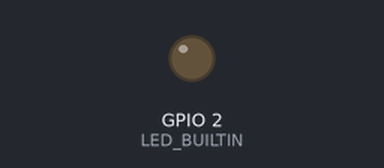
The sketch below on a simulated ESP8266 (NodeMCU). Parts: output pins drawn as LEDs (lit = HIGH, except the on-board LED, lit = LOW). WiFi joins after 1.5 s; servers stay silent unless stated; what the sketch prints to the serial monitor is not drawn.

Above: at 0.3 s.
At 1.6 s:
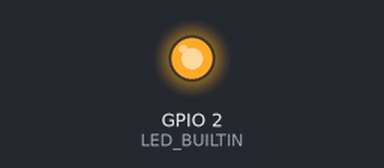
Timing chart, 0 to 3.1 s (numbered marks = the images above):
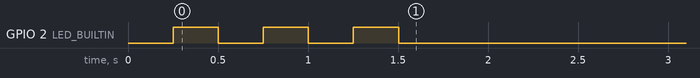

The sketch:

candyServer.ino
```cpp
// This is UDP server which output the letter 'B' on the serial port when receiving a message from UDP port 8888
// This is used to activate a cycle of the candy dispenser.

#include <ESP8266WiFi.h>
#include <WiFiUdp.h>

#ifndef STASSID
#define STASSID "tremrej"
#define STAPSK  "Victor10"
#endif

unsigned int localPort = 8888;      // local port to listen on

// buffers for receiving and sending data
char packetBuffer[UDP_TX_PACKET_MAX_SIZE + 1]; //buffer to hold incoming packet,
char  ReplyBuffer[] = "acknowledged\r\n";       // a string to send back

WiFiUDP Udp;

IPAddress staticIp_g(192, 168, 2, 5);
IPAddress gateway_g(192, 168, 2, 1);
IPAddress subnet_g(255,255,255,0);


void setup()
{
    Serial.begin(115200);
    Serial.println("Candy server v1!");

    pinMode(LED_BUILTIN, OUTPUT);
    digitalWrite(LED_BUILTIN, HIGH);    // turn the LED off by making the voltage LOW

    WiFi.mode(WIFI_STA);
    WiFi.config(staticIp_g, gateway_g, subnet_g);
    WiFi.begin(STASSID, STAPSK);
    while (WiFi.status() != WL_CONNECTED) {
        Serial.print('.');
        digitalWrite(LED_BUILTIN, LOW);
        delay(250);
        digitalWrite(LED_BUILTIN, HIGH);
        delay(250);
    }
    Serial.print("Connected! IP address: ");
    Serial.println(WiFi.localIP());
    Serial.printf("Candy server on port %d\n", localPort);
    Udp.begin(localPort);

    digitalWrite(LED_BUILTIN, LOW);    // turn the LED off by making the voltage LOW
}

void loop() {
    // if there's data available, read a packet
    int packetSize = Udp.parsePacket();
    if (packetSize) {
        // read the packet into packetBufffer
        int n = Udp.read(packetBuffer, UDP_TX_PACKET_MAX_SIZE);
        packetBuffer[n] = 0;
        if (packetBuffer[0] == 'B')
        {
            Serial.write('B');
            digitalWrite(LED_BUILTIN, HIGH);
            delay(500);
            digitalWrite(LED_BUILTIN, LOW);
        }
    }
}


/*
  test (shell/netcat):
  --------------------
	  nc -u 192.168.esp.address 8888
	  nc -u 192.168.2.5 8888
*/
```
